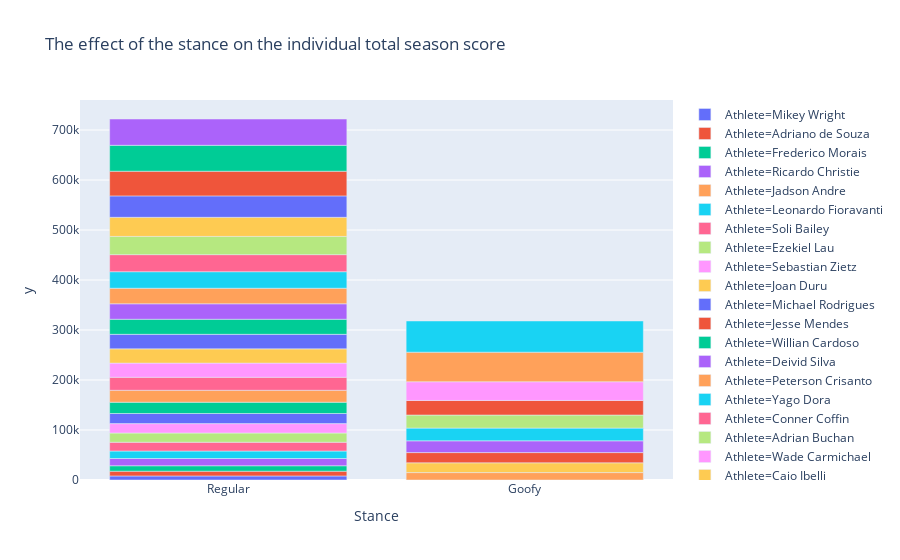

The notebook cell this image was saved under:
### Markdown cell above
When inspecting the plot for Top 5 athletes, that the winner of this year (Italo Ferreira) was placed last out of these 5 surfers after events 7 and 8 and won the whole competition by winning last two events. 

When observing the plot for the Top 10 athletes, we can see a significantly better results for John John Florence until event 5. This surfer quickly gained a lead, but was injured during event 5. This caused his absence on 5 out of 6 remaining events and he came back for the last event 11. Neverthless, John John Florence managed to rank 7th in the whole championship even after missing 5/11 events and participate on 2/11 injured.

### Code cell
data_bar = eee.reset_index().groupby('Total Points')['Country', 'Athlete', 'Stance'].sum()
data_bar

fig = px.bar(data_bar, x="Stance", y=list(data_bar.index), color="Athlete", barmode='relative', title = "The effect of the stance on the individual total season score" )
             
fig.show()

### Figure 1 — Plotly figure (JSON) as saved in the notebook; plotly's stock layout.template omitted (floating-point values rounded to 4 significant figures)
{"data": [{"alignmentgroup": "True", "hoverlabel": {"namelength": 0}, "hovertemplate": "Athlete=Mikey Wright<br>Stance=%{x}<br>y=%{y}", "legendgroup": "Athlete=Mikey Wright", "marker": {"color": "#636efa"}, "name": "Athlete=Mikey Wright", "offsetgroup": "Athlete=Mikey Wright", "orientation": "v", "showlegend": true, "textposition": "auto", "type": "bar", "x": ["Regular"], "xaxis": "x", "y": [8100], "yaxis": "y"}, {"alignmentgroup": "True", "hoverlabel": {"namelength": 0}, "hovertemplate": "Athlete=Adriano de Souza<br>Stance=%{x}<br>y=%{y}", "legendgroup": "Athlete=Adriano de Souza", "marker": {"color": "#EF553B"}, "name": "Athlete=Adriano de Souza", "offsetgroup": "Athlete=Adriano de Souza", "orientation": "v", "showlegend": true, "textposition": "auto", "type": "bar", "x": ["Regular"], "xaxis": "x", "y": [9525], "yaxis": "y"}, {"alignmentgroup": "True", "hoverlabel": {"namelength": 0}, "hovertemplate": "Athlete=Frederico Morais<br>Stance=%{x}<br>y=%{y}", "legendgroup": "Athlete=Frederico Morais", "marker": {"color": "#00cc96"}, "name": "Athlete=Frederico Morais", "offsetgroup": "Athlete=Frederico Morais", "orientation": "v", "showlegend": true, "textposition": "auto", "type": "bar", "x": ["Regular"], "xaxis": "x", "y": [10870], "yaxis": "y"}, {"alignmentgroup": "True", "hoverlabel": {"namelength": 0}, "hovertemplate": "Athlete=Ricardo Christie<br>Stance=%{x}<br>y=%{y}", "legendgroup": "Athlete=Ricardo Christie", "marker": {"color": "#ab63fa"}, "name": "Athlete=Ricardo Christie", "offsetgroup": "Athlete=Ricardo Christie", "orientation": "v", "showlegend": true, "textposition": "auto", "type": "bar", "x": ["Regular"], "xaxis": "x", "y": [14490], "yaxis": "y"}, {"alignmentgroup": "True", "hoverlabel": {"namelength": 0}, "hovertemplate": "Athlete=Jadson Andre<br>Stance=%{x}<br>y=%{y}", "legendgroup": "Athlete=Jadson Andre", "marker": {"color": "#FFA15A"}, "name": "Athlete=Jadson Andre", "offsetgroup": "Athlete=Jadson Andre", "orientation": "v", "showlegend": true, "textposition": "auto", "type": "bar", "x": ["Goofy"], "xaxis": "x", "y": [14850], "yaxis": "y"}, {"alignmentgroup": "True", "hoverlabel": {"namelength": 0}, "hovertemplate": "Athlete=Leonardo Fioravanti<br>Stance=%{x}<br>y=%{y}", "legendgroup": "Athlete=Leonardo Fioravanti", "marker": {"color": "#19d3f3"}, "name": "Athlete=Leonardo Fioravanti", "offsetgroup": "Athlete=Leonardo Fioravanti", "orientation": "v", "showlegend": true, "textposition": "auto", "type": "bar", "x": ["Regular"], "xaxis": "x", "y": [14985], "yaxis": "y"}, {"alignmentgroup": "True", "hoverlabel": {"namelength": 0}, "hovertemplate": "Athlete=Soli Bailey<br>Stance=%{x}<br>y=%{y}", "legendgroup": "Athlete=Soli Bailey", "marker": {"color": "#FF6692"}, "name": "Athlete=Soli Bailey", "offsetgroup": "Athlete=Soli Bailey", "orientation": "v", "showlegend": true, "textposition": "auto", "type": "bar", "x": ["Regular"], "xaxis": "x", "y": [17545], "yaxis": "y"}, {"alignmentgroup": "True", "hoverlabel": {"namelength": 0}, "hovertemplate": "Athlete=Ezekiel Lau<br>Stance=%{x}<br>y=%{y}", "legendgroup": "Athlete=Ezekiel Lau", "marker": {"color": "#B6E880"}, "name": "Athlete=Ezekiel Lau", "offsetgroup": "Athlete=Ezekiel Lau", "orientation": "v", "showlegend": true, "textposition": "auto", "type": "bar", "x": ["Regular"], "xaxis": "x", "y": [18470], "yaxis": "y"}, {"alignmentgroup": "True", "hoverlabel": {"namelength": 0}, "hovertemplate": "Athlete=Sebastian Zietz<br>Stance=%{x}<br>y=%{y}", "legendgroup": "Athlete=Sebastian Zietz", "marker": {"color": "#FF97FF"}, "name": "Athlete=Sebastian Zietz", "offsetgroup": "Athlete=Sebastian Zietz", "orientation": "v", "showlegend": true, "textposition": "auto", "type": "bar", "x": ["Regular"], "xaxis": "x", "y": [18830], "yaxis": "y"}, {"alignmentgroup": "True", "hoverlabel": {"namelength": 0}, "hovertemplate": "Athlete=Joan Duru<br>Stance=%{x}<br>y=%{y}", "legendgroup": "Athlete=Joan Duru", "marker": {"color": "#FECB52"}, "name": "Athlete=Joan Duru", "offsetgroup": "Athlete=Joan Duru", "orientation": "v", "showlegend": true, "textposition": "auto", "type": "bar", "x": ["Goofy"], "xaxis": "x", "y": [19535], "yaxis": "y"}, {"alignmentgroup": "True", "hoverlabel": {"namelength": 0}, "hovertemplate": "Athlete=Michael Rodrigues<br>Stance=%{x}<br>y=%{y}", "legendgroup": "Athlete=Michael Rodrigues", "marker": {"color": "#636efa"}, "name": "Athlete=Michael Rodrigues", "offsetgroup": "Athlete=Michael Rodrigues", "orientation": "v", "showlegend": true, "textposition": "auto", "type": "bar", "x": ["Regular"], "xaxis": "x", "y": [20170], "yaxis": "y"}, {"alignmentgroup": "True", "hoverlabel": {"namelength": 0}, "hovertemplate": "Athlete=Jesse Mendes<br>Stance=%{x}<br>y=%{y}", "legendgroup": "Athlete=Jesse Mendes", "marker": {"color": "#EF553B"}, "name": "Athlete=Jesse Mendes", "offsetgroup": "Athlete=Jesse Mendes", "orientation": "v", "showlegend": true, "textposition": "auto", "type": "bar", "x": ["Goofy"], "xaxis": "x", "y": [20460], "yaxis": "y"}, {"alignmentgroup": "True", "hoverlabel": {"namelength": 0}, "hovertemplate": "Athlete=Willian Cardoso<br>Stance=%{x}<br>y=%{y}", "legendgroup": "Athlete=Willian Cardoso", "marker": {"color": "#00cc96"}, "name": "Athlete=Willian Cardoso", "offsetgroup": "Athlete=Willian Cardoso", "orientation": "v", "showlegend": true, "textposition": "auto", "type": "bar", "x": ["Regular"], "xaxis": "x", "y": [22590], "yaxis": "y"}, {"alignmentgroup": "True", "hoverlabel": {"namelength": 0}, "hovertemplate": "Athlete=Deivid Silva<br>Stance=%{x}<br>y=%{y}", "legendgroup": "Athlete=Deivid Silva", "marker": {"color": "#ab63fa"}, "name": "Athlete=Deivid Silva", "offsetgroup": "Athlete=Deivid Silva", "orientation": "v", "showlegend": true, "textposition": "auto", "type": "bar", "x": ["Goofy"], "xaxis": "x", "y": [23515], "yaxis": "y"}, {"alignmentgroup": "True", "hoverlabel": {"namelength": 0}, "hovertemplate": "Athlete=Peterson Crisanto<br>Stance=%{x}<br>y=%{y}", "legendgroup": "Athlete=Peterson Crisanto", "marker": {"color": "#FFA15A"}, "name": "Athlete=Peterson Crisanto", "offsetgroup": "Athlete=Peterson Crisanto", "orientation": "v", "showlegend": true, "textposition": "auto", "type": "bar", "x": ["Regular"], "xaxis": "x", "y": [23875], "yaxis": "y"}, {"alignmentgroup": "True", "hoverlabel": {"namelength": 0}, "hovertemplate": "Athlete=Yago Dora<br>Stance=%{x}<br>y=%{y}", "legendgroup": "Athlete=Yago Dora", "marker": {"color": "#19d3f3"}, "name": "Athlete=Yago Dora", "offsetgroup": "Athlete=Yago Dora", "orientation": "v", "showlegend": true, "textposition": "auto", "type": "bar", "x": ["Goofy"], "xaxis": "x", "y": [25440], "yaxis": "y"}, {"alignmentgroup": "True", "hoverlabel": {"namelength": 0}, "hovertemplate": "Athlete=Conner Coffin<br>Stance=%{x}<br>y=%{y}", "legendgroup": "Athlete=Conner Coffin", "marker": {"color": "#FF6692"}, "name": "Athlete=Conner Coffin", "offsetgroup": "Athlete=Conner Coffin", "orientation": "v", "showlegend": true, "textposition": "auto", "type": "bar", "x": ["Regular"], "xaxis": "x", "y": [26005], "yaxis": "y"}, {"alignmentgroup": "True", "hoverlabel": {"namelength": 0}, "hovertemplate": "Athlete=Adrian Buchan<br>Stance=%{x}<br>y=%{y}", "legendgroup": "Athlete=Adrian Buchan", "marker": {"color": "#B6E880"}, "name": "Athlete=Adrian Buchan", "offsetgroup": "Athlete=Adrian Buchan", "orientation": "v", "showlegend": true, "textposition": "auto", "type": "bar", "x": ["Goofy"], "xaxis": "x", "y": [26160], "yaxis": "y"}, {"alignmentgroup": "True", "hoverlabel": {"namelength": 0}, "hovertemplate": "Athlete=Wade Carmichael<br>Stance=%{x}<br>y=%{y}", "legendgroup": "Athlete=Wade Carmichael", "marker": {"color": "#FF97FF"}, "name": "Athlete=Wade Carmichael", "offsetgroup": "Athlete=Wade Carmichael", "orientation": "v", "showlegend": true, "textposition": "auto", "type": "bar", "x": ["Regular"], "xaxis": "x", "y": [28355], "yaxis": "y"}, {"alignmentgroup": "True", "hoverlabel": {"namelength": 0}, "hovertemplate": "Athlete=Caio Ibelli<br>Stance=%{x}<br>y=%{y}", "legendgroup": "Athlete=Caio Ibelli", "marker": {"color": "#FECB52"}, "name": "Athlete=Caio Ibelli", "offsetgroup": "Athlete=Caio Ibelli", "orientation": "v", "showlegend": true, "textposition": "auto", "type": "bar", "x": ["Regular"], "xaxis": "x", "y": [28480], "yaxis": "y"}, {"alignmentgroup": "True", "hoverlabel": {"namelength": 0}, "hovertemplate": "Athlete=Griffin Colapinto<br>Stance=%{x}<br>y=%{y}", "legendgroup": "Athlete=Griffin Colapinto", "marker": {"color": "#636efa"}, "name": "Athlete=Griffin Colapinto", "offsetgroup": "Athlete=Griffin Colapinto", "orientation": "v", "showlegend": true, "textposition": "auto", "type": "bar", "x": ["Regular"], "xaxis": "x", "y": [29045], "yaxis": "y"}, {"alignmentgroup": "True", "hoverlabel": {"namelength": 0}, "hovertemplate": "Athlete=Ryan Callinan<br>Stance=%{x}<br>y=%{y}", "legendgroup": "Athlete=Ryan Callinan", "marker": {"color": "#EF553B"}, "name": "Athlete=Ryan Callinan", "offsetgroup": "Athlete=Ryan Callinan", "orientation": "v", "showlegend": true, "textposition": "auto", "type": "bar", "x": ["Goofy"], "xaxis": "x", "y": [29130], "yaxis": "y"}, {"alignmentgroup": "True", "hoverlabel": {"namelength": 0}, "hovertemplate": "Athlete=Jack Freestone<br>Stance=%{x}<br>y=%{y}", "legendgroup": "Athlete=Jack Freestone", "marker": {"color": "#00cc96"}, "name": "Athlete=Jack Freestone", "offsetgroup": "Athlete=Jack Freestone", "orientation": "v", "showlegend": true, "textposition": "auto", "type": "bar", "x": ["Regular"], "xaxis": "x", "y": [30195], "yaxis": "y"}, {"alignmentgroup": "True", "hoverlabel": {"namelength": 0}, "hovertemplate": "Athlete=Michel Bourez<br>Stance=%{x}<br>y=%{y}", "legendgroup": "Athlete=Michel Bourez", "marker": {"color": "#ab63fa"}, "name": "Athlete=Michel Bourez", "offsetgroup": "Athlete=Michel Bourez", "orientation": "v", "showlegend": true, "textposition": "auto", "type": "bar", "x": ["Regular"], "xaxis": "x", "y": [30910], "yaxis": "y"}, {"alignmentgroup": "True", "hoverlabel": {"namelength": 0}, "hovertemplate": "Athlete=Seth Moniz<br>Stance=%{x}<br>y=%{y}", "legendgroup": "Athlete=Seth Moniz", "marker": {"color": "#FFA15A"}, "name": "Athlete=Seth Moniz", "offsetgroup": "Athlete=Seth Moniz", "orientation": "v", "showlegend": true, "textposition": "auto", "type": "bar", "x": ["Regular"], "xaxis": "x", "y": [31120], "yaxis": "y"}, {"alignmentgroup": "True", "hoverlabel": {"namelength": 0}, "hovertemplate": "Athlete=Jeremy Flores<br>Stance=%{x}<br>y=%{y}", "legendgroup": "Athlete=Jeremy Flores", "marker": {"color": "#19d3f3"}, "name": "Athlete=Jeremy Flores", "offsetgroup": "Athlete=Jeremy Flores", "orientation": "v", "showlegend": true, "textposition": "auto", "type": "bar", "x": ["Regular"], "xaxis": "x", "y": [33045], "yaxis": "y"}, {"alignmentgroup": "True", "hoverlabel": {"namelength": 0}, "hovertemplate": "Athlete=Julian Wilson<br>Stance=%{x}<br>y=%{y}", "legendgroup": "Athlete=Julian Wilson", "marker": {"color": "#FF6692"}, "name": "Athlete=Julian Wilson", "offsetgroup": "Athlete=Julian Wilson", "orientation": "v", "showlegend": true, "textposition": "auto", "type": "bar", "x": ["Regular"], "xaxis": "x", "y": [34175], "yaxis": "y"}, {"alignmentgroup": "True", "hoverlabel": {"namelength": 0}, "hovertemplate": "Athlete=Kelly Slater<br>Stance=%{x}<br>y=%{y}", "legendgroup": "Athlete=Kelly Slater", "marker": {"color": "#B6E880"}, "name": "Athlete=Kelly Slater", "offsetgroup": "Athlete=Kelly Slater", "orientation": "v", "showlegend": true, "textposition": "auto", "type": "bar", "x": ["Regular"], "xaxis": "x", "y": [36440], "yaxis": "y"}, {"alignmentgroup": "True", "hoverlabel": {"namelength": 0}, "hovertemplate": "Athlete=Owen Wright<br>Stance=%{x}<br>y=%{y}", "legendgroup": "Athlete=Owen Wright", "marker": {"color": "#FF97FF"}, "name": "Athlete=Owen Wright", "offsetgroup": "Athlete=Owen Wright", "orientation": "v", "showlegend": true, "textposition": "auto", "type": "bar", "x": ["Goofy"], "xaxis": "x", "y": [37440], "yaxis": "y"}, {"alignmentgroup": "True", "hoverlabel": {"namelength": 0}, "hovertemplate": "Athlete=John John Florence<br>Stance=%{x}<br>y=%{y}", "legendgroup": "Athlete=John John Florence", "marker": {"color": "#FECB52"}, "name": "Athlete=John John Florence", "offsetgroup": "Athlete=John John Florence", "orientation": "v", "showlegend": true, "textposition": "auto", "type": "bar", "x": ["Regular"], "xaxis": "x", "y": [38230], "yaxis": "y"}, {"alignmentgroup": "True", "hoverlabel": {"namelength": 0}, "hovertemplate": "Athlete=Kanoa Igarashi<br>Stance=%{x}<br>y=%{y}", "legendgroup": "Athlete=Kanoa Igarashi", "marker": {"color": "#636efa"}, "name": "Athlete=Kanoa Igarashi", "offsetgroup": "Athlete=Kanoa Igarashi", "orientation": "v", "showlegend": true, "textposition": "auto", "type": "bar", "x": ["Regular"], "xaxis": "x", "y": [42845], "yaxis": "y"}, {"alignmentgroup": "True", "hoverlabel": {"namelength": 0}, "hovertemplate": "Athlete=Kolohe Andino<br>Stance=%{x}<br>y=%{y}", "legendgroup": "Athlete=Kolohe Andino", "marker": {"color": "#EF553B"}, "name": "Athlete=Kolohe Andino", "offsetgroup": "Athlete=Kolohe Andino", "orientation": "v", "showlegend": true, "textposition": "auto", "type": "bar", "x": ["Regular"], "xaxis": "x", "y": [49315], "yaxis": "y"}, {"alignmentgroup": "True", "hoverlabel": {"namelength": 0}, "hovertemplate": "Athlete=Filipe Toledo<br>Stance=%{x}<br>y=%{y}", "legendgroup": "Athlete=Filipe Toledo", "marker": {"color": "#00cc96"}, "name": "Athlete=Filipe Toledo", "offsetgroup": "Athlete=Filipe Toledo", "orientation": "v", "showlegend": true, "textposition": "auto", "type": "bar", "x": ["Regular"], "xaxis": "x", "y": [51805], "yaxis": "y"}, {"alignmentgroup": "True", "hoverlabel": {"namelength": 0}, "hovertemplate": "Athlete=Jordy Smith<br>Stance=%{x}<br>y=%{y}", "legendgroup": "Athlete=Jordy Smith", "marker": {"color": "#ab63fa"}, "name": "Athlete=Jordy Smith", "offsetgroup": "Athlete=Jordy Smith", "orientation": "v", "showlegend": true, "textposition": "auto", "type": "bar", "x": ["Regular"], "xaxis": "x", "y": [52645], "yaxis": "y"}, {"alignmentgroup": "True", "hoverlabel": {"namelength": 0}, "hovertemplate": "Athlete=Gabriel Medina<br>Stance=%{x}<br>y=%{y}", "legendgroup": "Athlete=Gabriel Medina", "marker": {"color": "#FFA15A"}, "name": "Athlete=Gabriel Medina", "offsetgroup": "Athlete=Gabriel Medina", "orientation": "v", "showlegend": true, "textposition": "auto", "type": "bar", "x": ["Goofy"], "xaxis": "x", "y": [59135], "yaxis": "y"}, {"alignmentgroup": "True", "hoverlabel": {"namelength": 0}, "hovertemplate": "Athlete=Italo Ferreira<br>Stance=%{x}<br>y=%{y}", "legendgroup": "Athlete=Italo Ferreira", "marker": {"color": "#19d3f3"}, "name": "Athlete=Italo Ferreira", "offsetgroup": "Athlete=Italo Ferreira", "orientation": "v", "showlegend": true, "textposition": "auto", "type": "bar", "x": ["Goofy"], "xaxis": "x", "y": [62400], "yaxis": "y"}], "layout": {"barmode": "relative", "legend": {"tracegroupgap": 0}, "title": {"text": "The effect of the stance on the individual total season score"}, "xaxis": {"anchor": "y", "domain": [0, 1], "title": {"text": "Stance"}}, "yaxis": {"anchor": "x", "domain": [0, 1], "title": {"text": "y"}}}}
